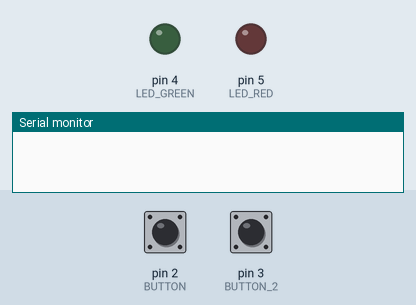
Simulated run of this sketch. Board: Arduino Uno, built with avr-gcc and run on an emulated ATmega328P. Parts: output pins drawn as LEDs (lit = HIGH), the last lines printed to the serial monitor. Inputs (shaded band) come from the test bench; at power-on: pin 3 (BUTTON_2) LOW, pin 2 (BUTTON) LOW. Pins used as bus, display or sensor lines are not drawn.

Above: at 1.2 s.
1.3 s: pin 3 (BUTTON_2) pulled HIGH for 0.15 s
At 2.1 s:
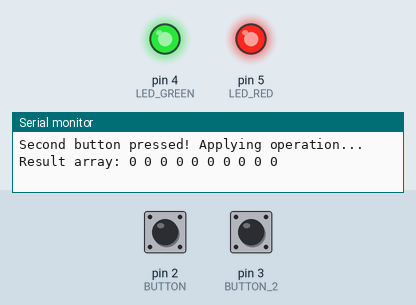
3.8 s: pin 2 (BUTTON) pulled HIGH for 0.15 s
Timing chart, 0 to 6.8 s (numbered marks = the images above; inputs shaded):
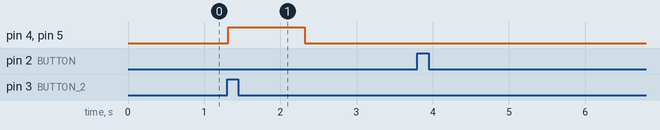

The sketch:

sketch_Lab1_Ex7.ino
```cpp
//Lab 1, Ex7

#define LED_RED 5    // Pin for red LED
#define LED_GREEN 4  // Pin for green LED
#define LED_BLUE 0   // Pin for blue LED (optional, or simulate by printing)
#define BUTTON 2     // Pin for the first button
#define BUTTON_2 3   // Pin for the second button

// Define three arrays
int array1[10] = {1, 2, 3, 4, 5, 6, 7, 8, 9, 10}; // First array with integers
int array2[10] = {10, 9, 8, 7, 6, 5, 4, 3, 2, 1}; // Second array with integers
int resultArray[10]; // Third array to store results

int gCounter = 0;  // Global counter to keep track of button presses
bool buttonState = LOW;  // Current state of the first button
bool lastButtonState = LOW;  // Previous state of the first button
bool button2State = LOW; // Current state of the second button
bool lastButton2State = LOW; // Previous state of the second button

void setup() {
  Serial.begin(9600); // Initialize serial communication
  pinMode(LED_RED, OUTPUT);    // Set the red LED pin as output
  pinMode(LED_GREEN, OUTPUT);  // Set the green LED pin as output
  pinMode(LED_BLUE, OUTPUT);   // Set the blue LED pin as output
  pinMode(BUTTON, INPUT);      // Set the first button pin as input
  pinMode(BUTTON_2, INPUT);    // Set the second button pin as input

  // Initialize the result array to 0
  for (int i = 0; i < 10; i++) {
    resultArray[i] = 0;
  }
}

void loop() {
  buttonState = digitalRead(BUTTON); // Read the first button state
  button2State = digitalRead(BUTTON_2); // Read the second button state

  // Handle the first button (selection of operation)
  if (buttonState == HIGH && lastButtonState == LOW) {
    gCounter++; // Increment the global counter
    if (gCounter > 3) gCounter = 1; // Wrap around to 1 if it exceeds 3
    Serial.print("Button pressed! gCounter: ");
    Serial.println(gCounter);
  }

  // Handle the second button (apply operation to all elements)
  if (button2State == HIGH && lastButton2State == LOW) {
    Serial.println("Second button pressed! Applying operation...");

    // Turn off all LEDs initially
    digitalWrite(LED_RED, LOW);
    digitalWrite(LED_GREEN, LOW);
    digitalWrite(LED_BLUE, LOW);

    // Perform the operation based on gCounter
    for (int i = 0; i < 10; i++) {
      if (gCounter == 1) {
        // Addition
        resultArray[i] = array1[i] + array2[i];
      } else if (gCounter == 2) {
        // Subtraction
        resultArray[i] = array1[i] - array2[i];
      } else if (gCounter == 3) {
        // Multiplication
        resultArray[i] = array1[i] * array2[i];
      }
    }

    // Print the results to the Serial Monitor
    Serial.print("Result array: ");
    for (int i = 0; i < 10; i++) {
      Serial.print(resultArray[i]);
      Serial.print(" ");
    }
    Serial.println();

    // Turn on all LEDs to indicate completion
    digitalWrite(LED_RED, HIGH);
    digitalWrite(LED_GREEN, HIGH);
    digitalWrite(LED_BLUE, HIGH);

    // Brief delay to show the result
    delay(1000);

    // Turn off all LEDs
    digitalWrite(LED_RED, LOW);
    digitalWrite(LED_GREEN, LOW);
    digitalWrite(LED_BLUE, LOW);
  }

  // Update button states
  lastButtonState = buttonState;
  lastButton2State = button2State;
}
```

Measured:
- after the input at 1.3 s, pin 4 (LED_GREEN), pin 5 (LED_RED): LOW → HIGH at once, → LOW 1.0 s later
